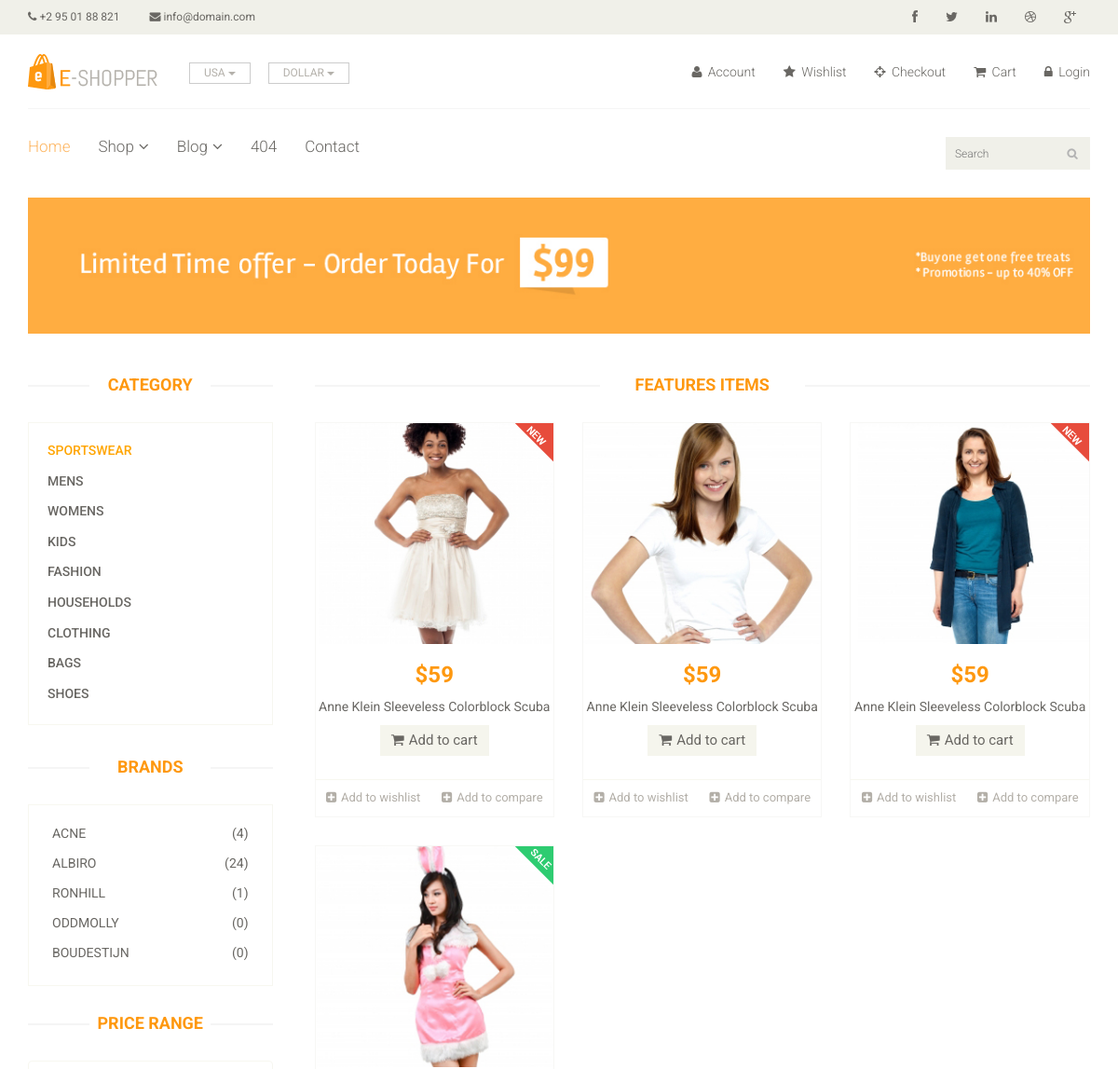
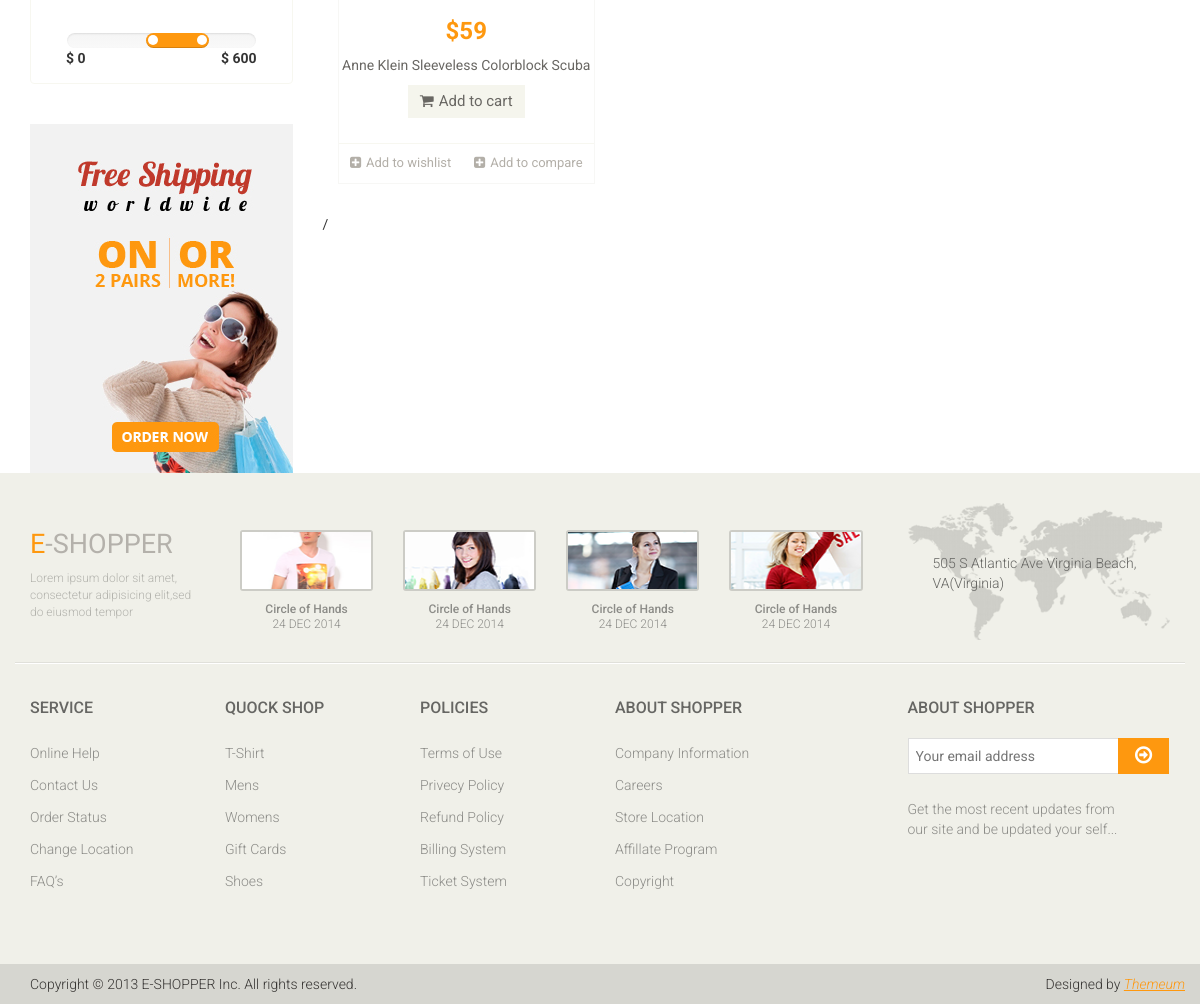
The app's page /shop.php?category_id=1 with its own data (2 pictures, top to bottom).
### tables this page shows
CREATE TABLE `category` (
  `id` int(11) NOT NULL,
  `title` varchar(255) NOT NULL
);

CREATE TABLE `brands` (
  `id` int(11) NOT NULL,
  `name` varchar(255) NOT NULL
);

CREATE TABLE `products` (
  `id` int(11) NOT NULL,
  `name` varchar(255) NOT NULL,
  `price` float NOT NULL,
  `availability` varchar(255) NOT NULL DEFAULT 'In Stock',
  `condition` varchar(255) NOT NULL DEFAULT 'New',
  `image` varchar(255) NOT NULL,
  `release_date` timestamp NOT NULL DEFAULT CURRENT_TIMESTAMP,
  `brand_id` int(11) NOT NULL,
  `category_id` int(11) NOT NULL
);

### resources/functions.php (called while the page is built, shortened)
<?php
    function query($query) {
        global $connection;
        return mysqli_query($connection, $query);
    }
    function fetch_assoc($result) {
        return mysqli_fetch_assoc($result);
    }
    function escape_string($string) {
        global $connection;
        return mysqli_real_escape_string($connection, $string);
    }
    function get_num_rows($result) {
        return mysqli_num_rows($result);
    }
    function get_product_by_brand($brand_id) {
        $products = "SELECT * FROM products WHERE brand_id = " . escape_string($brand_id);
        $products = query($products);
        return $products;
    }

### resources/templates/front/feature_items.php (the view, shortened to what this page needs)
<div class="features_items">
    <h2 class="title text-center">Features Items</h2>
    <?php
        $query = "SELECT * FROM products";
        if(isset($_GET["category_id"])) {
            $cat_id = escape_string($_GET["category_id"]);
            $query .= " WHERE category_id = $cat_id";
        }
        $products = query($query);
        while ($product = fetch_assoc($products)):
    ?>
        <div class="col-sm-4">
            <div class="product-image-wrapper">
                <div class="single-products">
                    <div class="productinfo text-center">
                        <img src="images/home/<?php echo $product["image"]; ?>" alt="" />
                        <h2>$<?php echo $product["price"]; ?></h2>
                        <p><?php echo $product["name"]; ?></p>
                        <a href="#" class="btn btn-default add-to-cart"><i class="fa fa-shopping-cart"></i>Add to cart</a>
                    </div>
                    <div class="product-overlay">
                        <div class="overlay-content">
                        </div>
                    </div>
                    <?php if($product["condition"] == "New"): ?>
                        <img src="images/home/new.png" class="new" alt="" />
                    <?php elseif ($product["condition"] == "Sale"): ?>
                        <img src="images/home/sale.png" class="new" alt="" />
                    <?php endif; ?>
                </div>
                <div class="choose">
                    <ul class="nav nav-pills nav-justified">
                        <li><a href="#"><i class="fa fa-plus-square"></i>Add to wishlist</a></li>
                        <li><a href="#"><i class="fa fa-plus-square"></i>Add to compare</a></li>
                    </ul>
                </div>
            </div>
        </div>
    <?php
        endwhile;
    ?>
</div>/

### resources/templates/front/category.php (shortened to what this page needs)
<div class="panel-group category-products" id="accordian">
    <?php
        if(isset($_GET["category_id"])) {
            $select_category_id = $_GET["category_id"];
        } else {
            $select_category_id = '';
        }
        $categories = query("SELECT * FROM category");
        while($category = fetch_assoc($categories)):
    ?>
        <div class="panel panel-default">
            <div class="panel-heading">
                <h4 class="panel-title">
                    <a style="<?php echo ($select_category_id == $category["id"]) ? "color:orange" : ""; ?>"
                       href="shop.php?category_id=<?php echo htmlspecialchars($category["id"]); ?>">
                        <?php echo $category["title"]; ?>
                    </a>
                </h4>
            </div>
        </div>
    <?php
        endwhile;
    ?>
</div>

### resources/templates/front/brands.php (shortened to what this page needs)
<div class="brands_products">
    <h2>Brands</h2>
    <div class="brands-name">
        <ul class="nav nav-pills nav-stacked">
            <?php
                $brands = query("SELECT * FROM brands");
                while($brand = fetch_assoc($brands)):
            ?>
                <?php
                    $product_by_brand = get_product_by_brand($brand["id"]);
                    $num_rows = get_num_rows($product_by_brand);
                ?>
                <li><a href="shop.php?brand_id=<?php echo htmlspecialchars($brand["id"]); ?>">
                        <span class="pull-right">(<?php echo $num_rows; ?>)</span><?php echo $brand["name"]; ?></a></li>
            <?php
                endwhile;
            ?>
        </ul>
    </div>
</div>

### public/css/main.css (style rules this page uses)
body { font-family: 'Roboto', sans-serif; background:; position: relative; font-weight:400px; }
ul li { list-style: none; }
a { -webkit-transition: 300ms; -moz-transition: 300ms; -o-transition: 300ms; transition: 300ms; }
h1, h2, h3, h4, h5, h6 { font-family: 'Roboto', sans-serif; }
.category-products { border: 1px solid #F7F7F0; margin-bottom: 35px; padding-bottom: 20px; padding-top: 15px; }
.left-sidebar h2, .brands_products h2 { color: #FE980F; font-family: 'Roboto', sans-serif; font-size: 18px; font-weight: 700; margin: 0 auto 30px; text-align: center; text-transform: uppercase; position: relative; z-index:3; }
.left-sidebar h2:after, h2.title:after { content: " "; position: absolute; border: 1px solid #f5f5f5; bottom:8px; left: 0; width: 100%; height: 0; z-index: -2; }
.left-sidebar h2:before { content: " "; position: absolute; background: #fff; bottom: -6px; width: 130px; height: 30px; z-index: -1; left: 50%; margin-left: -65px; }
h2.title:before { content: " "; position: absolute; background: #fff; bottom: -6px; width: 220px; height: 30px; z-index: -1; left: 50%; margin-left: -110px; }
.category-products .panel { background-color: #FFFFFF; border: 0px; border-radius: 0px; box-shadow:none; margin-bottom: 0px; }
.category-products .panel-default .panel-heading { background-color: #FFFFFF; border: 0 none; color: #FFFFFF; padding: 5px 20px; }
.category-products .panel-default .panel-heading .panel-title a { color: #696763; font-family: 'Roboto', sans-serif; font-size: 14px; text-decoration: none; text-transform: uppercase; }
.brands-name { border: 1px solid #F7F7F0; padding-bottom: 20px; padding-top: 15px; }
.brands-name .nav-stacked li a { background-color: #FFFFFF; color: #696763; font-family: 'Roboto', sans-serif; font-size: 14px; padding: 5px 25px; text-decoration: none; text-transform: uppercase; }
.features_items { overflow:hidden; }
h2.title { color: #FE980F; font-family: 'Roboto', sans-serif; font-size: 18px; font-weight: 700; margin: 0 15px; text-transform: uppercase; margin-bottom: 30px; position: relative; }
.product-image-wrapper { border:1px solid #F7F7F5; overflow: hidden; margin-bottom:30px; }
.single-products { position: relative; }
.new, .sale { position: absolute; top: 0; right: 0; }
.productinfo h2 { color: #FE980F; font-family: 'Roboto', sans-serif; font-size: 24px; font-weight: 700; }
.productinfo p { font-family: 'Roboto', sans-serif; font-size: 14px; font-weight: 400; color: #696763; }
.productinfo img { width: 100%; }
.productinfo { position:relative; }
.product-overlay { background:#FE980F; top: 0; display: none; height: 0; position: absolute; transition: height 500ms ease 0s; width: 100%; display: block; opacity:; }
.product-overlay .overlay-content { bottom: 0; position: absolute; bottom: 0; text-align: center; width: 100%; }
.add-to-cart { background:#F5F5ED; border: 0 none; border-radius: 0; color: #696763; font-family: 'Roboto', sans-serif; font-size: 15px; margin-bottom: 25px; }
.add-to-cart i { margin-right:5px; }
.choose { border-top: 1px solid #F7F7F0; }
.choose ul li a { color: #B3AFA8; font-family: 'Roboto', sans-serif; font-size: 13px; padding-left: 0; padding-right: 0; }
.choose ul li a i { margin-right:5px; }

### records on screen
category: title "SPORTSWEAR"
category: title "MENS"
category: title "WOMENS"
category: title "KIDS"
category: title "FASHION"
category: title "HOUSEHOLDS"
category: title "CLOTHING"
category: title "BAGS"
category: title "SHOES"
brands: num_rows "4", name "ACNE"
brands: num_rows "24", name "ALBIRO"
brands: num_rows "1", name "RONHILL"
brands: num_rows "0", name "ODDMOLLY"
brands: num_rows "0", name "BOUDESTIJN"
products: image (picture), price "59", name "Anne Klein Sleeveless Colorblock Scuba"
products: image (picture), price "59", name "Anne Klein Sleeveless Colorblock Scuba"
products: image (picture), price "59", name "Anne Klein Sleeveless Colorblock Scuba"
products: image (picture), price "59", name "Anne Klein Sleeveless Colorblock Scuba"
